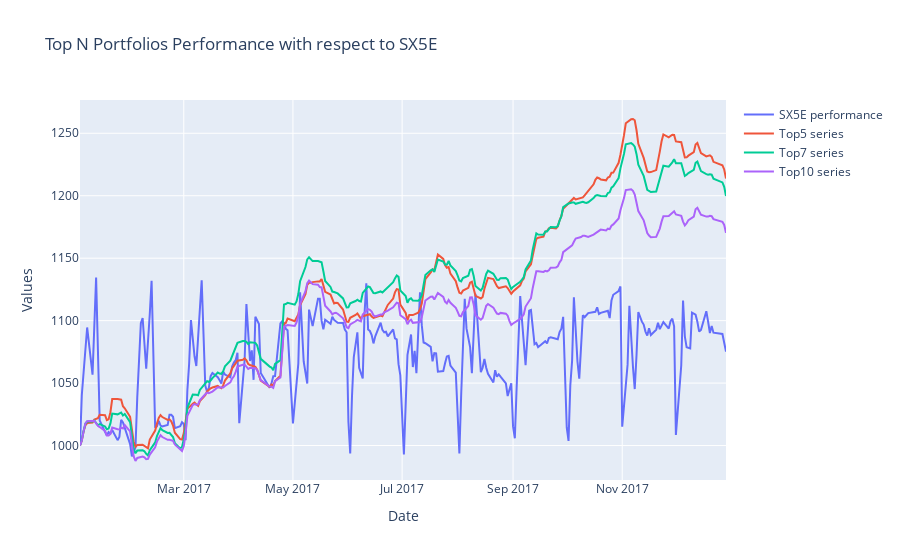

Here is the notebook cell this chart was saved with:
### Code cell
plot_portfolios(portfolio_series_LSTM, index_perf = test_index_series)

### Figure 1 — Plotly figure (JSON) as saved in the notebook; plotly's stock layout.template omitted (floating-point values rounded to 4 significant figures; data arrays with more than 128 entries replaced by an {"elided": "..."} marker saying what was removed)
{"data": [{"mode": "lines", "name": "SX5E performance", "type": "scatter", "x": {"elided": "251 str values"}, "y": {"elided": "251 float values"}}, {"mode": "lines", "name": "Top5 series", "type": "scatter", "x": {"elided": "254 str values"}, "y": {"elided": "254 float values"}}, {"mode": "lines", "name": "Top7 series", "type": "scatter", "x": {"elided": "254 str values"}, "y": {"elided": "254 float values"}}, {"mode": "lines", "name": "Top10 series", "type": "scatter", "x": {"elided": "254 str values"}, "y": {"elided": "254 float values"}}], "layout": {"title": {"text": "Top N Portfolios Performance with respect to SX5E"}, "xaxis": {"title": {"text": "Date"}}, "yaxis": {"title": {"text": "Values"}}}}
